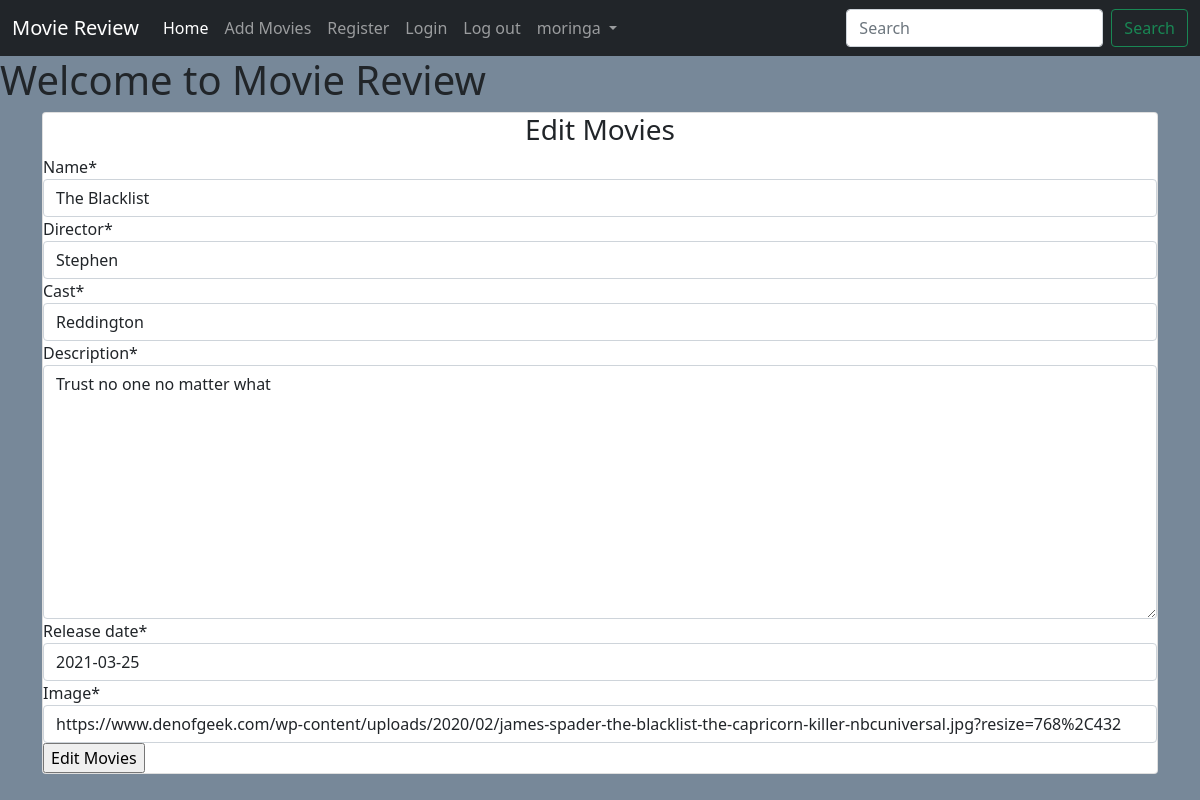
Page /editmovies/1/ (signed in) on the committed database.
### main/models.py (models this page shows, shortened)
class Movie(models.Model):
    name = models.CharField(max_length=250)
    director = models.CharField(max_length=100)
    cast = models.CharField(max_length=1000)
    description = models.TextField(max_length=6000)
    release_date = models.DateField()
    averageRating = models.FloatField(default=0)
    image = models.URLField(default=None, null=True)

### main/views.py (the view)
# urls.py: path('editmovies/<int:id>/', views.edit_movies, name='edit_movies'),
@login_required()
def edit_movies(request, id):
    movie = Movie.objects.get(id=id)
    if request.method == 'POST':
        form = MovieForm(request.POST or None, instance=movie)
        if form.is_valid():
            data = form.save(commit=False)
            data.save()
            return redirect("main:details", id)
    else:
        form = MovieForm(instance=movie)
    return render(request,'main/addmovies.html', {"form": form, "controller":"Edit Movies"})

### main/forms.py
class MovieForm(forms.ModelForm):
    class Meta:
        model = Movie
        fields = ('name', 'director', 'cast', 'description', 'release_date', 'image')

### main/templates/main/addmovies.html (shortened to what this page needs)
{% extends 'main/base.html' %}
{% load crispy_forms_tags %}
{% block content %}
<div class="container">
    <div class="card">
       <div class="card-content">
          <h3 class="text-center">{{ controller }}</h3>
          <form action="" method="POST">
            {{form | crispy}}
            <input type="submit" value="{{controller}}" />
          </form>
       </div>
    </div>
</div>
{% endblock %}

### main/templates/main/base.html (shortened to what this page needs)
<!doctype html>
<html lang="en">
<head>
  <link href="https://cdn.jsdelivr.net/npm/bootstrap@5.0.0-beta3/dist/css/bootstrap.min.css" rel="stylesheet"
>
  {% load staticfiles %}
  <link rel="stylesheet" href="{% static 'css/main.css' %}">
</head>
<body>
  <nav class="navbar navbar-expand-lg navbar-dark bg-dark text-white">
    <div class="container-fluid">
    <a class="navbar-brand" href="{% url 'main:home' %}">Movie Review</a>
    <div class="collapse navbar-collapse" id="navbarSupportedContent">
      <ul class="navbar-nav  me-auto mb-2 mb-lg-0">
        <li class="nav-item ">
          <a class="nav-link  active" href="{% url 'main:home' %}">Home</a>
        </li>
        <li class="nav-item">
          <a class="nav-link" href="{% url 'main:add_movies' %}">Add Movies</a>
        </li>
        <li class="nav-item">
          <a class="nav-link" href="{% url 'accounts:register' %}">Register</a>
        </li>
        <li class="nav-item">
          <a class="nav-link" href="{% url 'accounts:login' %}">Login</a>
        </li>
        <li class="nav-item">
          <a class="nav-link" href="{% url 'accounts:logout' %}">Log out </a>
        </li>
        {% if user.is_authenticated %}
        <li class="nav-item dropdown">
          <a class="nav-link dropdown-toggle" href="#" id="navbarDropdown" role="button" data-bs-toggle="dropdown"  aria-expanded="false">
           {{user.username}}
          </a>
        </li>
      {% endif %}
      </ul>
      <form class="d-flex">
        <input class= "form-control me-2" type="search" placeholder="Search" aria-label="Search">
        <button class="btn btn-outline-success" type="submit">Search</button>
      </form>
    </div>
  </div>
  </nav>
  <h1>Welcome to Movie Review</h1>
  {% block content%}
  {% endblock %}
</body>
</html>

### main/static/css/main.css (style rules this page uses)
body { background-color: lightslategray; }

### rows in the picture
Movie: name "The Blacklist", director "Stephen", cast "Reddington", description "Trust no one no matter what", release_date "2021-03-25", image "https://www.denofgeek.com/wp-content/uploads/2020/02/james-spader-the-blacklist-the-capricorn-killer-nbcuniversal.jpg?resize=768%2C432"

### other values in the picture
{{ user.username }} "moringa"
{{ controller }} "Edit Movies"
